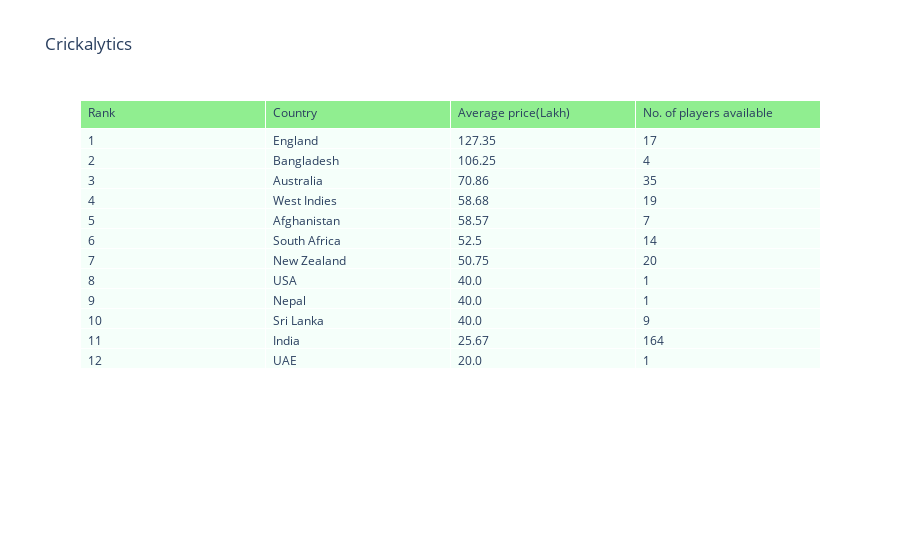

Here is the notebook cell this chart was saved with:
### Code cell
import plotly.graph_objects as go
import pandas as pd

fig = go.Figure(data=[go.Table(
    header=dict(values=list(prices.columns),
                fill_color='lightgreen',
                align='left'),
    cells=dict(values=[prices.Rank, prices.Country, prices['Average price(Lakh)'], prices['No. of players available']],
               fill_color='mintcream',
               align='left'))
])
fig.update_layout(title_text='Crickalytics')
fig.show()

### Figure 1 — Plotly figure (JSON) as saved in the notebook; plotly's stock layout.template omitted (floating-point values rounded to 4 significant figures)
{"data": [{"cells": {"align": "left", "fill": {"color": "mintcream"}, "values": [["1", "2", "3", "4", "5", "6", "7", "8", "9", "10", "11", "12"], ["England", "Bangladesh", "Australia", "West Indies", "Afghanistan", "South Africa", "New Zealand", "USA", "Nepal", "Sri Lanka", "India", "UAE"], ["127.35", "106.25", "70.86", "58.68", "58.57", "52.5", "50.75", "40.0", "40.0", "40.0", "25.67", "20.0"], ["17", "4", "35", "19", "7", "14", "20", "1", "1", "9", "164", "1"]]}, "header": {"align": "left", "fill": {"color": "lightgreen"}, "values": ["Rank", "Country", "Average price(Lakh)", "No. of players available"]}, "type": "table"}], "layout": {"title": {"text": "Crickalytics"}}}
